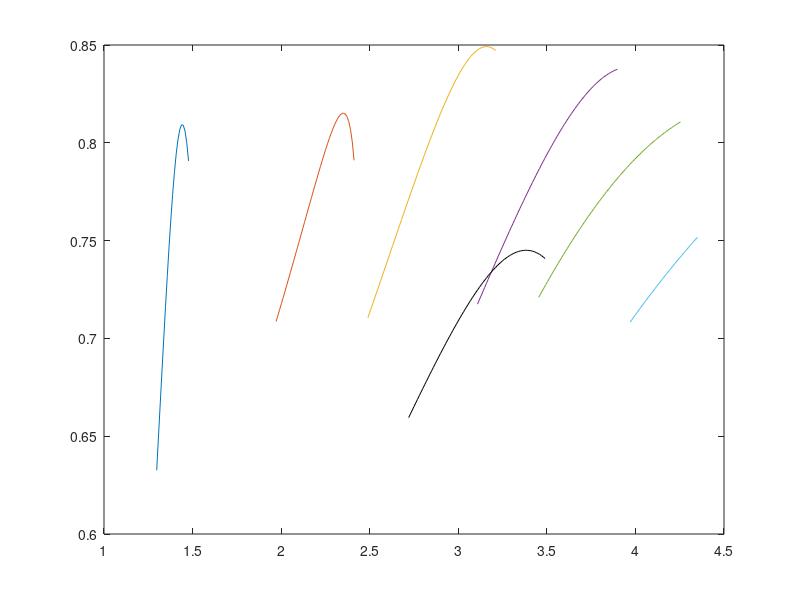
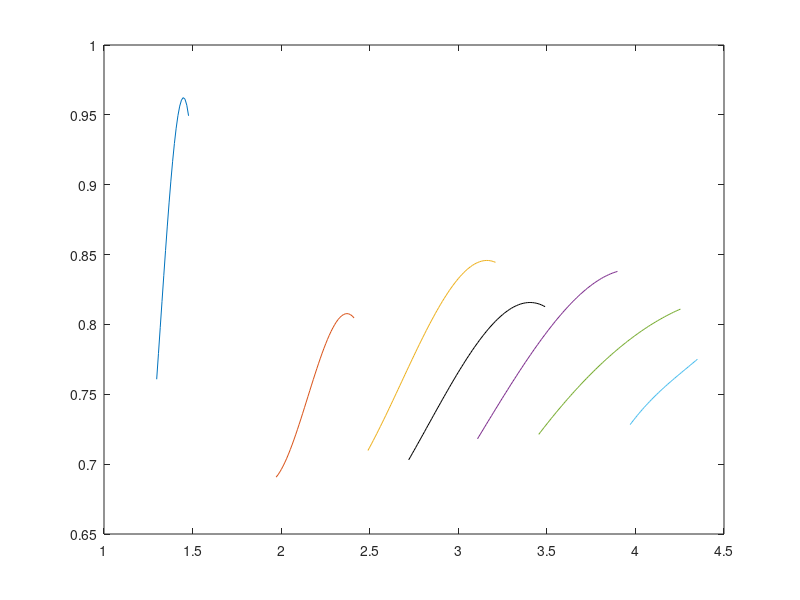

Reproduce these figures in MATLAB, in order.
%{a
compMapReg.regModel = 'Rational'
compMapReg.noCurve = 6;
compMapReg.coeff = [-0.09582	-1.549	-1.433	-1.036	1.763	5.961; ...
                    0.1847	3.834	5.519	6.898	2.467	-1.258; ...
                    -3.002	-6.602	-8.006	-9.174	-7.175	-5.193; ...
                    2.307	10.23	16.48	23.98	24.72	36.49];
compMapReg.RPMRep = [6410.5	10196.4	11941.6	13356.1	14207.8	15070.5];
compMapReg.PRMin = [1.29738,1.97159,2.48989,3.10844,3.45424,3.97011];
compMapReg.PRMax = [1.48597,2.41392,3.2179,3.90773,4.26018,4.35439];

figure
for i = 1:6
    x = compMapReg.PRMin(i):0.01:compMapReg.PRMax(i);
    y = (compMapReg.coeff(1,i)*x + compMapReg.coeff(2,i))./ ...
        (x.^2 + compMapReg.coeff(3,i)*x + compMapReg.coeff(4,i));
    plot(x,y);
    hold on
end;

RPM = 12500;
p = interp1(compMapReg.RPMRep,compMapReg.coeff',RPM,'pchip');
PRMin = interp1(compMapReg.RPMRep,compMapReg.PRMin,RPM,'pchip');
PRMax = interp1(compMapReg.RPMRep,compMapReg.PRMax,RPM,'pchip');

x = PRMin:0.01:PRMax;
y = (p(1)*x + p(2))./(x.^2 + p(3)*x + p(4));
plot(x,y,'black');
%}
%{a
compMapReg.regModel = 'Cubic';
compMapReg.noCurve = 6;
compMapReg.coeff = [-37.51	-2.733	-0.3846	-0.09203	-0.005389	0.2173; ...
                    148.5	17.62	3.088	0.8577	-0.006937	-2.794; ...
                    -194.1	-37.46	-7.993	-2.455	0.4066	12.08; ...
                    84.54	27	7.404	2.826	-0.3783	-16.79];
compMapReg.RPMRep = [6410.5	10196.4	11941.6	13356.1	14207.8	15070.5];
compMapReg.PRMin = [1.29738,1.97159,2.48989,3.10844,3.45424,3.97011];
compMapReg.PRMax = [1.48597,2.41392,3.2179,3.90773,4.26018,4.35439];
%%
figure
for i = 1:6
    x = compMapReg.PRMin(i):0.01:compMapReg.PRMax(i);
    y = ((compMapReg.coeff(1,i)*x + compMapReg.coeff(2,i)).*x + ...
         compMapReg.coeff(3,i)).*x + compMapReg.coeff(4,i);
    plot(x,y);
    hold on
end;
%%
RPM = 12500;
p = interp1(compMapReg.RPMRep,compMapReg.coeff',RPM,'pchip');
PRMin = interp1(compMapReg.RPMRep,compMapReg.PRMin,RPM,'pchip');
PRMax = interp1(compMapReg.RPMRep,compMapReg.PRMax,RPM,'pchip');

x = PRMin:0.01:PRMax;
y = ((p(1)*x + p(2)).*x + p(3)).*x + p(4);
plot(x,y,'black');
%}